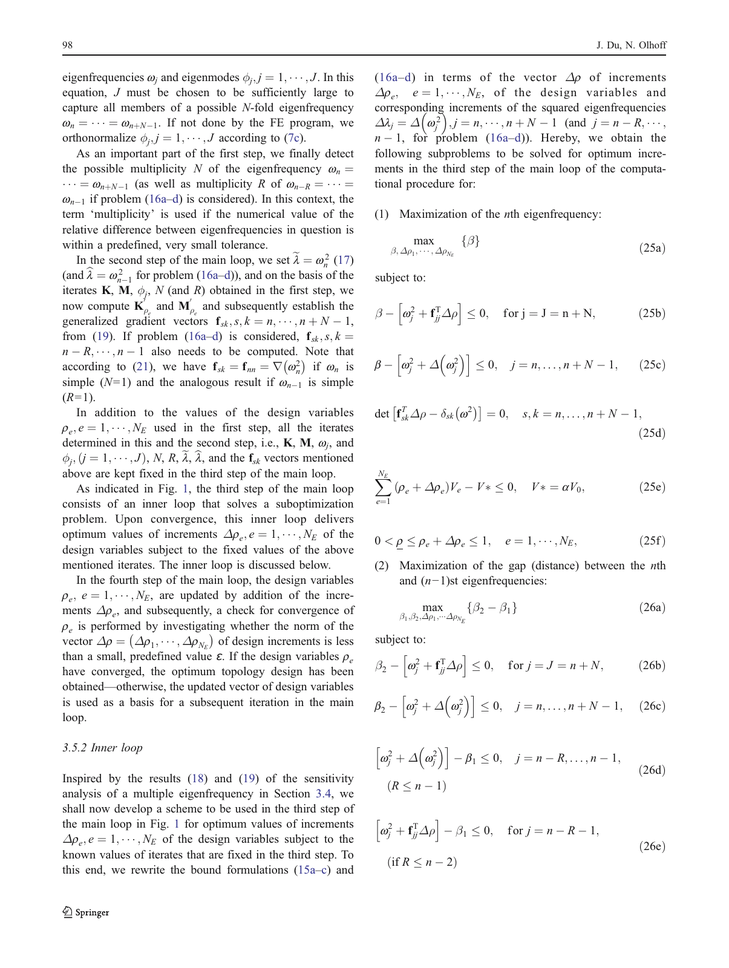
%> input picture analysis/OlhoffCurrent/diagnostics/frozen_inner_solver_study/evaluations/du2007_page98.png, 729 x 968 px, shrunk from 1205 x 1600 before the run
$ octave --eval "diag_frame('../../../../../analysis/OlhoffCurrent/diagnostics/frozen_inner_solver_study/evaluations/du2007_page98.png');"   (GNU Octave 9; MATLAB toolbox functions it lacks are replaced by stand-ins)
%> lines starting %> are read from the running program, lines starting %| are printed output that depends on the picture; in (x1, y1, x2, y2) boxes, pixels count from 0 and x2, y2 are one past the last pixel; in counts of white or black regions, pixels touching at a corner belong together; the program's own positions count from 1
function diag_frame(pngfile)
I = imread(pngfile); if ndims(I)==3, I = uint8(mean(double(I),3)); end
%> in diag_frame, I is the input picture: size 968x729x3 uint8; mean R, G, B 242.9, 242.9, 243
BW = I < 128;
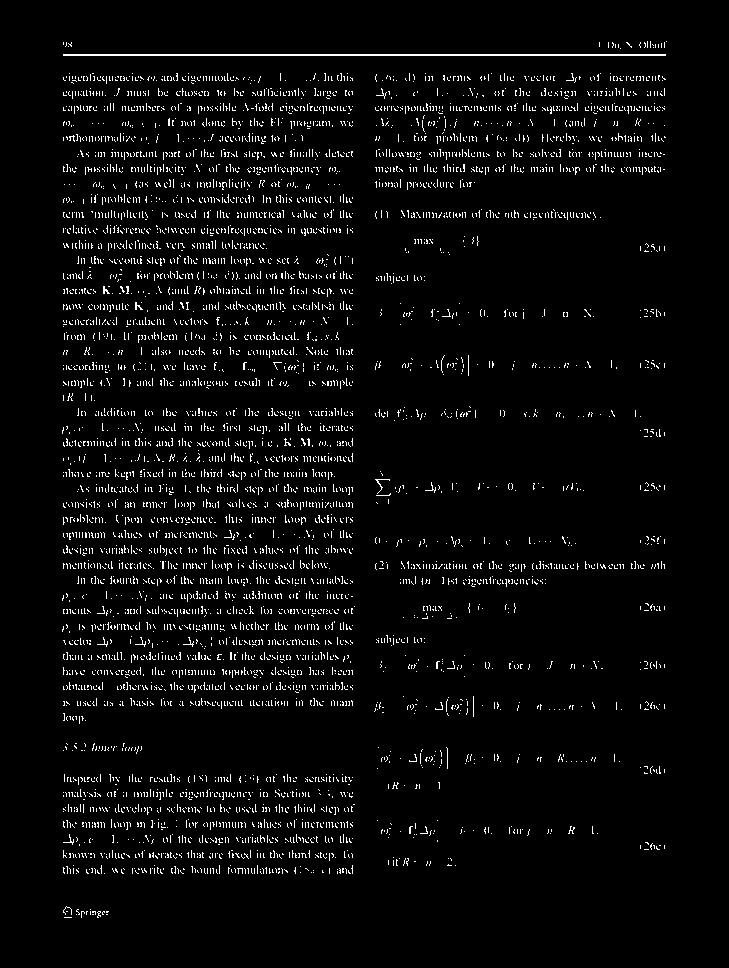
%> BW: size 968x729 logical; 4% white in thin lines or dots, all inside (x1, y1, x2, y2) = (62, 41, 667, 918)
rowFrac = mean(BW,2);
%> rowFrac = 968 values, max 0.827 at index 55, min 0 at index 1, mean 0.0398
cand = find(rowFrac > 0.5); r1 = min(cand); r2 = max(cand);
%> after `cand = find(rowFrac > 0.5)`: cand = [55; 56]
%> after `r1 = min(cand)`: r1 = 55
%> after `r2 = max(cand)`: r2 = 56
fprintf('rows %d..%d\n',r1,r2);
%| rows 55..56
fprintf('rowFrac near TOP:\n');
for r = r1-2:r1+14, fprintf('  row %3d: %.3f\n', r, rowFrac(r)); end
%> this loop made 17 passes
%|   row  53: 0.000
%|   row  54: 0.000
%|   row  55: 0.827
%|   row  56: 0.827
%|   row  57: 0.000
%|   row  58: 0.000
%|   row  59: 0.000
%|   row  60: 0.000
%> (further printed lines are left out)
fprintf('rowFrac near BOTTOM:\n');
for r = r2-14:r2+2, fprintf('  row %3d: %.3f\n', r, rowFrac(r)); end
sub = BW(r1:r2,:); colFrac = mean(sub,1);
%> after `sub = BW(r1:r2,:)`: sub = 729 columns, first 8: [false false false false false false false false; false false false false false false false false]
%> after `colFrac = mean(sub,1)`: colFrac = 729 values, max 1 at index 64, min 0 at index 1, mean 0.827
candc = find(colFrac > 0.5); c1 = min(candc); c2 = max(candc);
%> after `candc = find(colFrac > 0.5)`: candc = 603 values from 64 to 666
%> after `c1 = min(candc)`: c1 = 64
%> after `c2 = max(candc)`: c2 = 666
fprintf('cols %d..%d\n',c1,c2);
%| cols 64..666
fprintf('colFrac near LEFT:  '); fprintf('%.2f ',colFrac(c1-1:c1+12)); fprintf('\n');
%| colFrac near LEFT:  0.00 1.00 1.00 1.00 1.00 1.00 1.00 1.00 1.00 1.00 1.00 1.00 1.00 1.00
fprintf('colFrac near RIGHT: '); fprintf('%.2f ',colFrac(c2-12:c2+1)); fprintf('\n');
%| colFrac near RIGHT: 1.00 1.00 1.00 1.00 1.00 1.00 1.00 1.00 1.00 1.00 1.00 1.00 1.00 0.00
end

$ run again, on analysis/OlhoffCurrent/diagnostics/frozen_inner_solver_study/evaluations/pedersen_page6.png
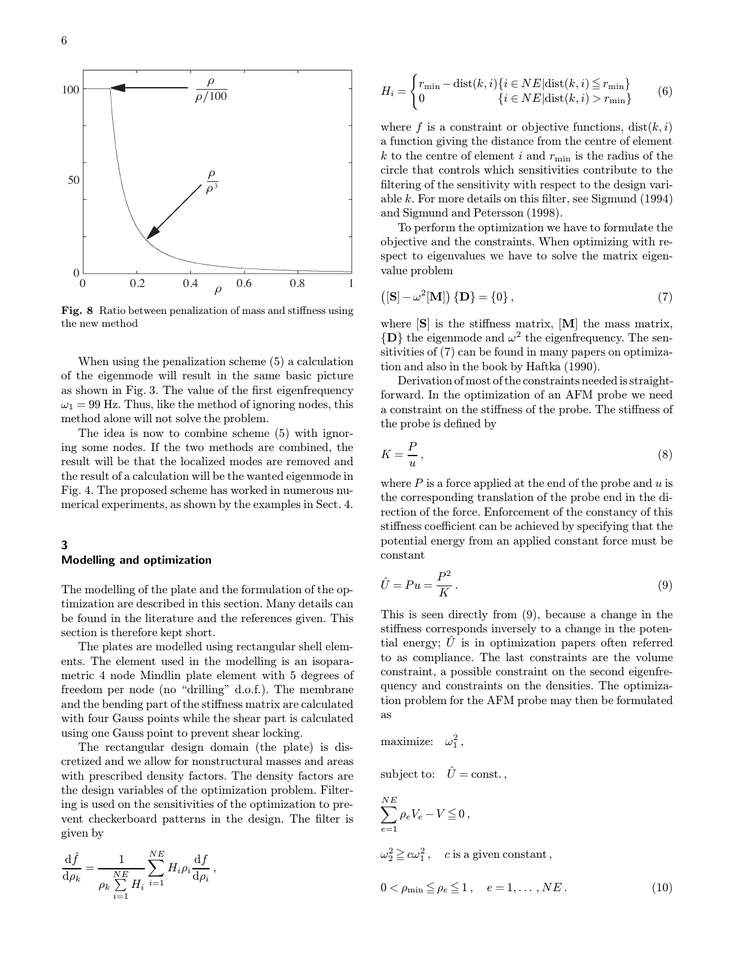
%> input picture analysis/OlhoffCurrent/diagnostics/frozen_inner_solver_study/evaluations/pedersen_page6.png, 734 x 961 px, shrunk from 1145 x 1500 before the run
%> in diag_frame, I is the input picture: size 961x734x3 uint8; mean R, G, B 242.7, 242.7, 242.7
%> I: size 961x734 uint8
%> in diag_frame, `BW = I < 128;`:
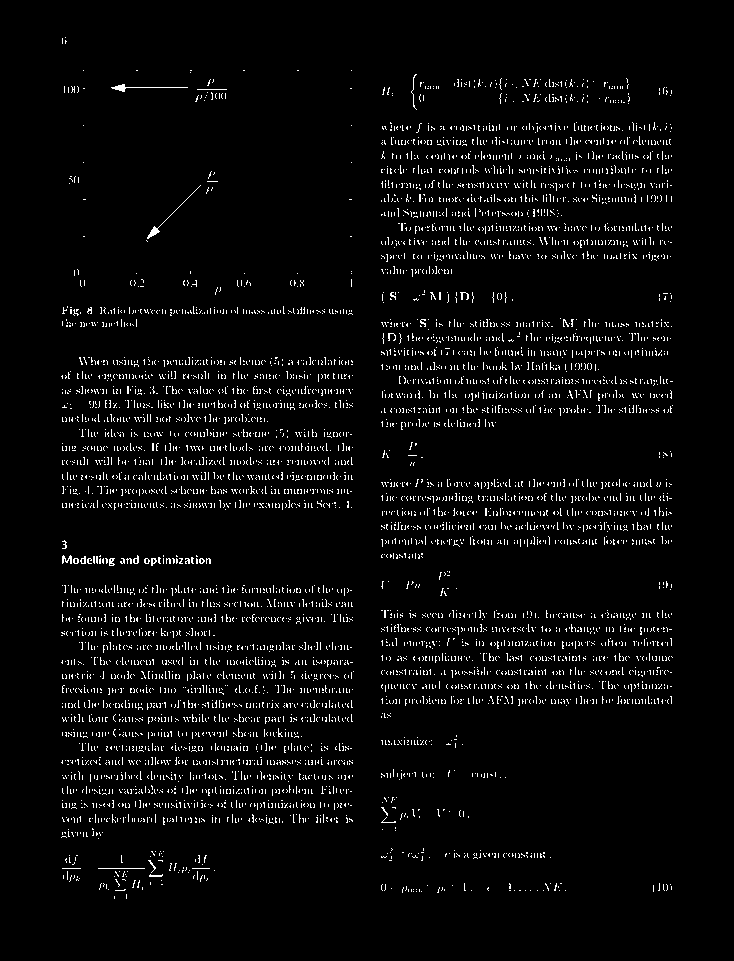
%> BW: size 961x734 logical; 3.8% white in thin lines or dots, all inside (x1, y1, x2, y2) = (61, 37, 673, 899)
%> rowFrac = 961 values, max 0.245 at index 704, min 0 at index 1, mean 0.0383
%> cand = []
%| rows ..
%| cols ..
%| colFrac near LEFT:
%| colFrac near RIGHT:
